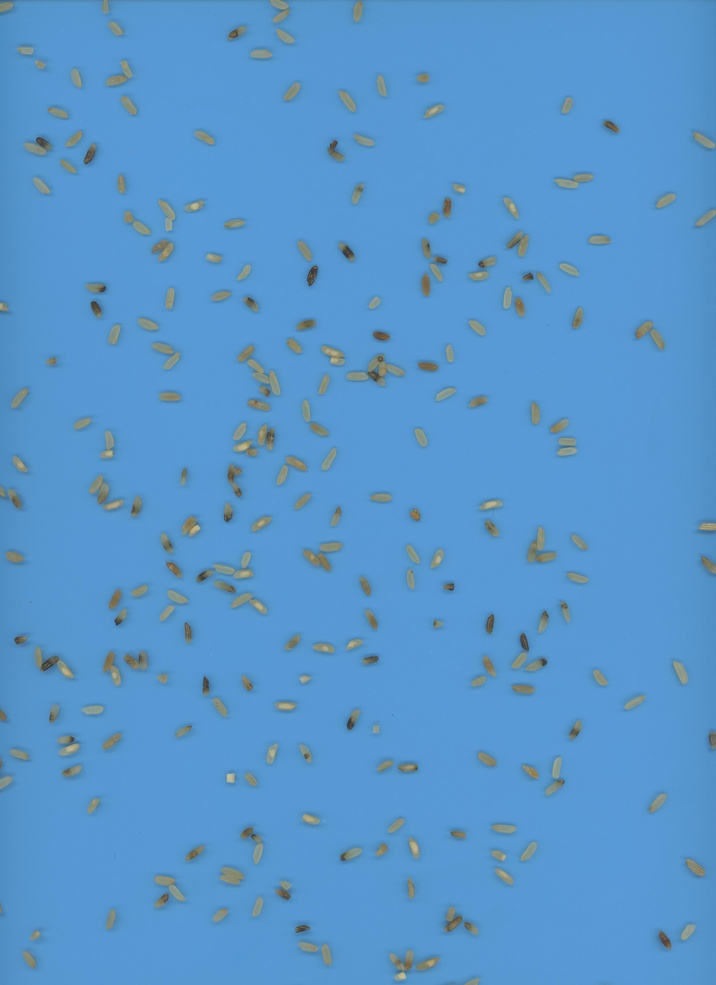
#> input picture img.jpg, 716 x 985 px, shrunk from 3825 x 5264 before the run
$ python try3.py --input_image img.jpg   (older library calls are emulated)
#> lines starting #> are read from the running program, lines starting #| are printed output that depends on the picture; after the words box and inside, x2 and y2 are one past the last pixel; in counts of white or black regions, pixels touching at a corner belong together
import cv2
import numpy as np
from skimage import feature, segmentation
import argparse

# Load the input image from the specified file path
def load_image(image_path):
    return cv2.imread(image_path)

# Display the provided image using OpenCV
def show(image, window_name='image'):
    cv2.imshow(window_name, image)
    cv2.waitKey(0)
    cv2.destroyAllWindows()

# Preprocess the image to improve the quality of the detected contours
def preprocess_image(image):
    grayscale_image = cv2.cvtColor(image, cv2.COLOR_BGR2GRAY)
    blur = cv2.GaussianBlur(grayscale_image, (5, 5), 0)
    ret, thresh_img = cv2.threshold(blur, 0, 255, cv2.THRESH_BINARY+cv2.THRESH_OTSU)
    return thresh_img

# Segment the binary image using watershed algorithm
def segment_image(image):
    distance = cv2.distanceTransform(image, cv2.DIST_L2, 5)
    local_max = feature.peak_local_max(distance, indices=False, footprint=np.ones((3, 3)), labels=image)
    markers = cv2.connectedComponents(local_max.astype(np.uint8))[1]
    markers = markers+1
    markers[image==0] = 0
    segmented = segmentation.watershed(-distance, markers, mask=image)
    return segmented.astype(np.uint8)

# Count the number of grains in the segmented image
def count_grains(image):
    label_count = len(np.unique(image))-1
    return image, label_count

def color_instances(image):
    # Generate a random color map with a unique color for each instance
    rng = np.random.RandomState(0)
    colors = rng.randint(0, 256, size=(np.max(image)+1, 3), dtype=np.uint8)
    colors[0, :] = 0 # Set the background color to black
    color_map = colors[image]

    # Create a mask for each instance in the labeled image
    masks = [(image == i).astype(np.uint8) for i in range(1, np.max(image)+1)]

    # Color each instance with a unique color
    colored_image = np.zeros_like(color_map)
    for i, mask in enumerate(masks):
        colored_mask = cv2.bitwise_and(color_map, color_map, mask=mask)
        colored_mask = colored_mask.astype(colored_image.dtype) # Cast colored_mask to the same data type as colored_image
        colored_image = (colored_image + colored_mask).astype(np.uint8)

    return colored_image

# Save the output image with the detected contours to the specified file path
def save_image(image, output_path):
    cv2.imwrite(output_path, image)
    print(f'Saved image with detected contours at {output_path}')

# Parse command line arguments and call the appropriate functions
def main():
    parser = argparse.ArgumentParser(description='Detect contours in an image')
    parser.add_argument('--input_image', type=str, help='path to the input image file')
    parser.add_argument('--output_image', type=str, help='path to save the output image file')
    args = parser.parse_args()

    # Load the input image
    image = load_image(args.input_image)
#> in load_image, returned value is the input picture: shape (985, 716, 3); mean B, G, R 204.2, 150, 88.6

    # Preprocess the image
    binary_image = preprocess_image(image)
#> in preprocess_image, `ret, thresh_img = cv2.threshold(blur, 0, 255, cv2.THRESH_BINARY+cv2.TH..`:
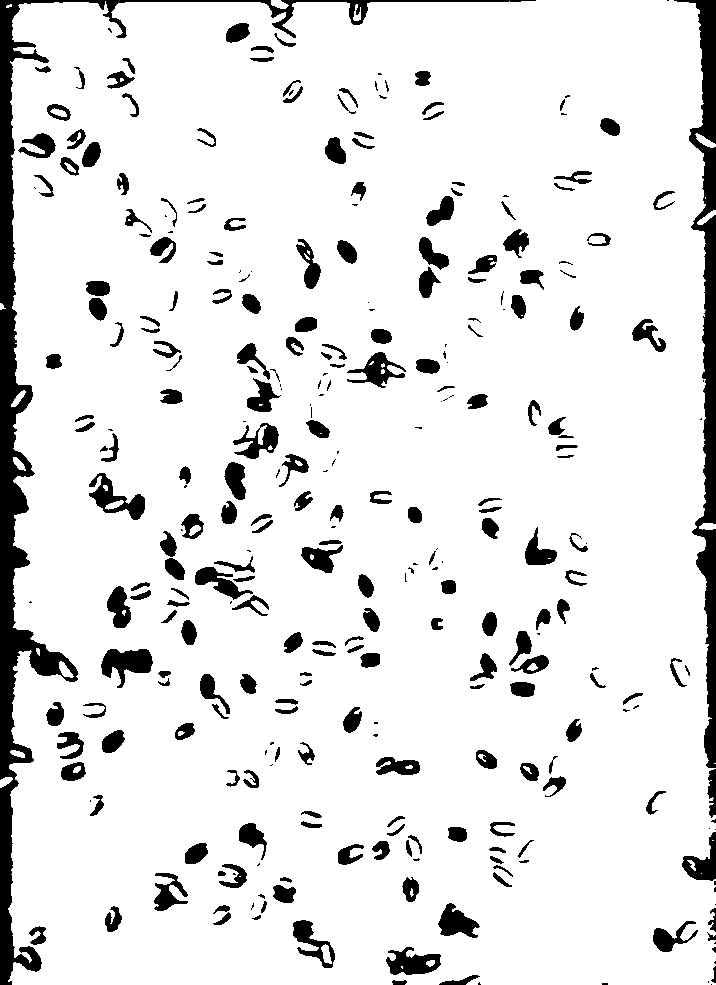
#> thresh_img: shape (985, 716); 89.4% white; 312 black regions (85 under 20 px), largest, box (x1, y1, x2, y2) and area: (0, 0, 536, 985) 18789, (674, 0, 716, 768) 9454, (101, 649, 153, 688) 1136
#> in preprocess_image, `ret, thresh_img = cv2.threshold(blur, 0, 255, cv2.THRESH_BINARY+cv2.TH..`: ret = 132

    # Segment the binary image using watershed algorithm
    labeled_image = segment_image(binary_image)
#> in segment_image, `local_max = feature.peak_local_max(distance, indices=False, footprint=..`:
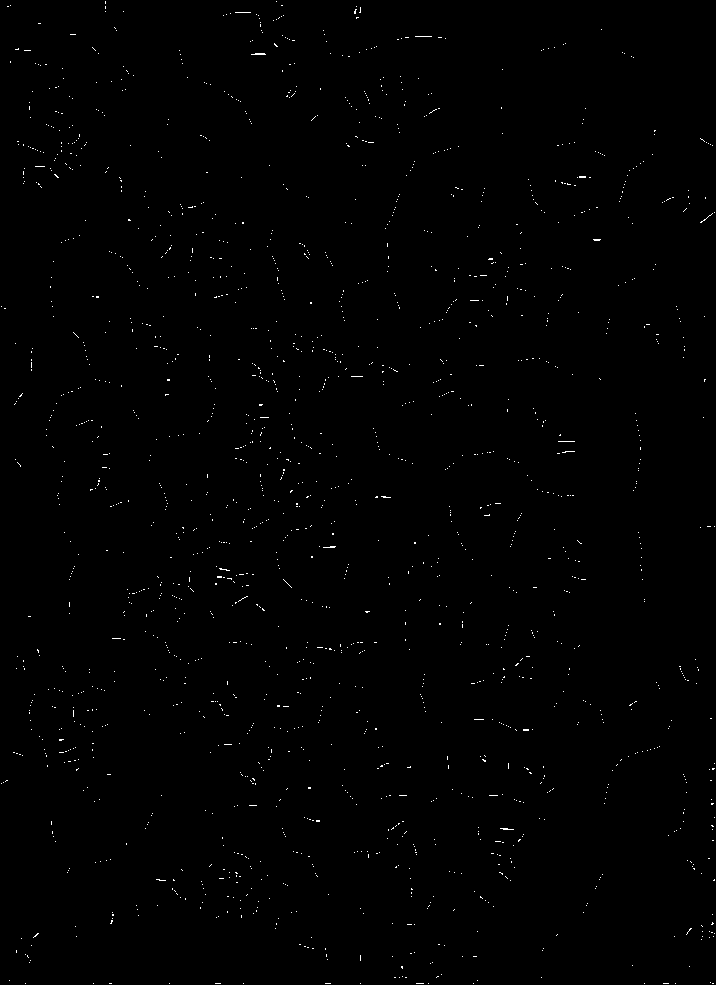
#> local_max: shape (985, 716) bool; 0.46% white in thin lines or dots
#> in segment_image, `markers = cv2.connectedComponents(local_max.astype(np.uint8))[1]`: markers: shape (985, 716) int32; 1863 distinct labels, from 0 to 1862
#> in segment_image, `markers = markers+1`:
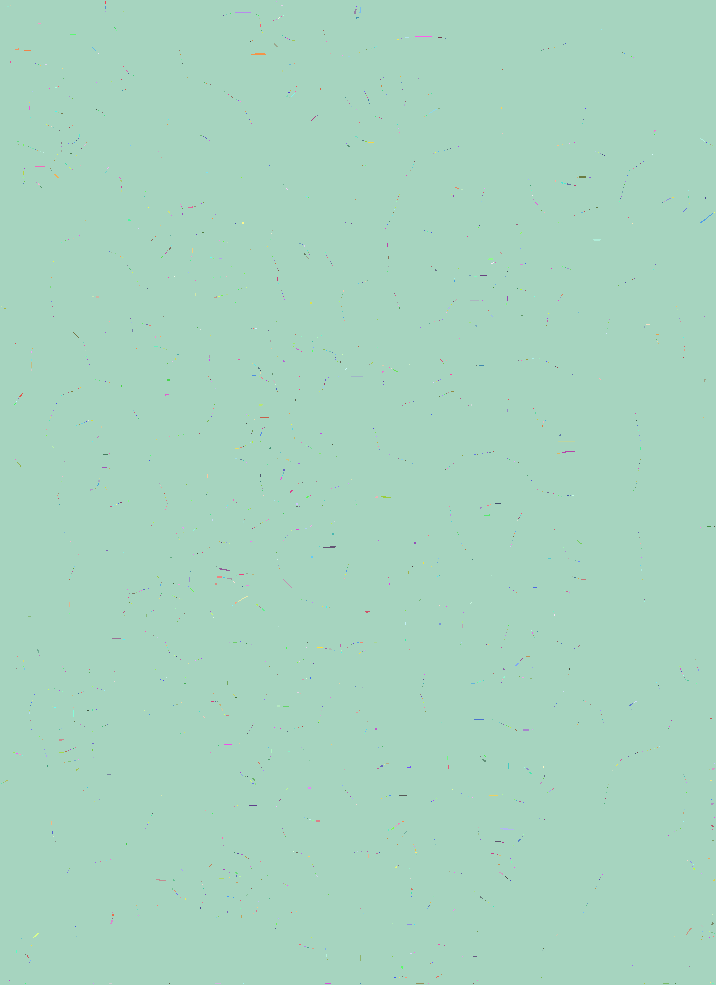
#> markers: shape (985, 716) int32; 1863 distinct labels, from 1 to 1863; one colour per label, 0 black
#> in segment_image, `markers[image==0] = 0`:
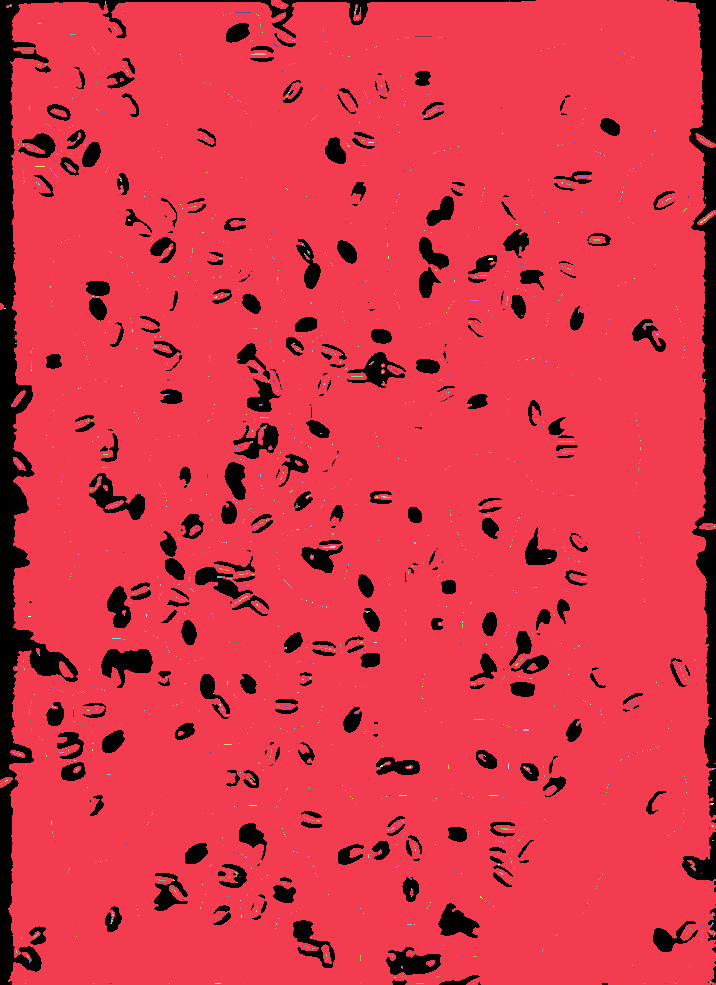
#> markers: shape (985, 716) int32; 1864 distinct labels, from 0 to 1863; one colour per label, 0 black

    # Count the number of grains in the segmented image
    labeled_image, grain_count = count_grains(labeled_image)
#> in count_grains, `label_count = len(np.unique(image))-1`: label_count = 255
#> grain_count = 255

    # Color the instances of the labeled image
    colored_image = color_instances(labeled_image)
#> in color_instances, `colors = rng.randint(0, 256, size=(np.max(image)+1, 3), dtype=np.uint8)`: colors = 256 rows, first 8: [172, 10, 127], [140, 47, 170], [196, 151, 117], [166, 22, 183], [192, 204, 33], [216, 67, 179], [78, 154, 251], [82, 162, 219]
#> in color_instances, `color_map = colors[image]`:
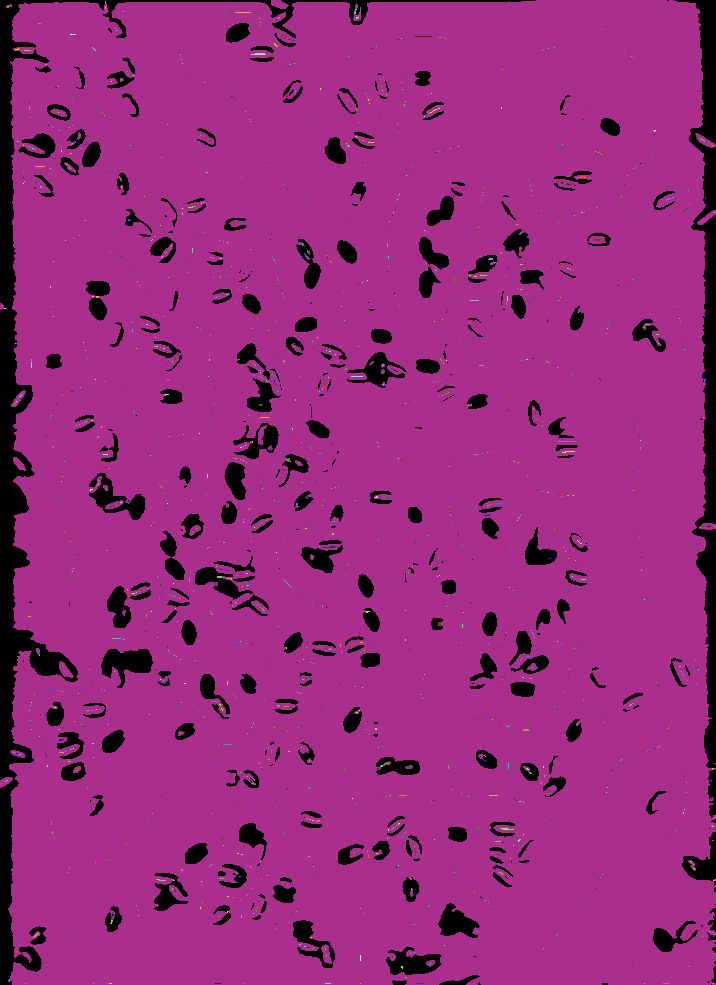
#> color_map: shape (985, 716, 3); mean of channels 0, 1, 2 125.1, 42.4, 151.8; drawn as B, G, R
#> in color_instances, `masks = [(image == i).astype(np.uint8) for i in range(1, np.max(image)..`: masks = 255 items

    # Concatenate the three images horizontally
    output_image = np.concatenate((image, cv2.cvtColor(binary_image, cv2.COLOR_GRAY2BGR), colored_image), axis=1)
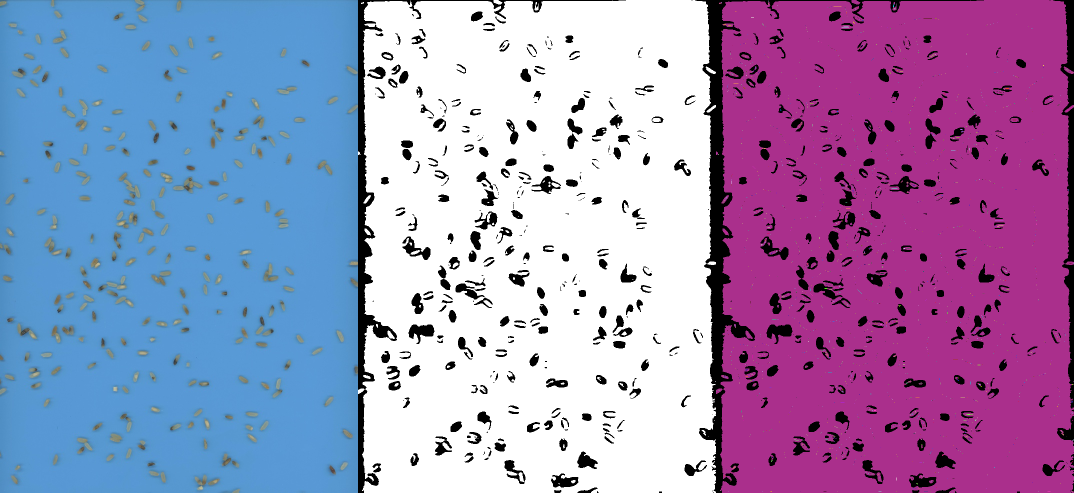
#> output_image: shape (985, 2148, 3) (shown at 1/2 size); mean B, G, R 185.7, 140.1, 156.1

    # Save the output image
    cv2.imwrite(args.output_image, cv2.convertScaleAbs(output_image))

    # Print the grain count
    print(f'Number of grains detected: {grain_count}')
#| Number of grains detected: 255

# Only call the main function if the script is run directly
if __name__ == '__main__':
    main()
